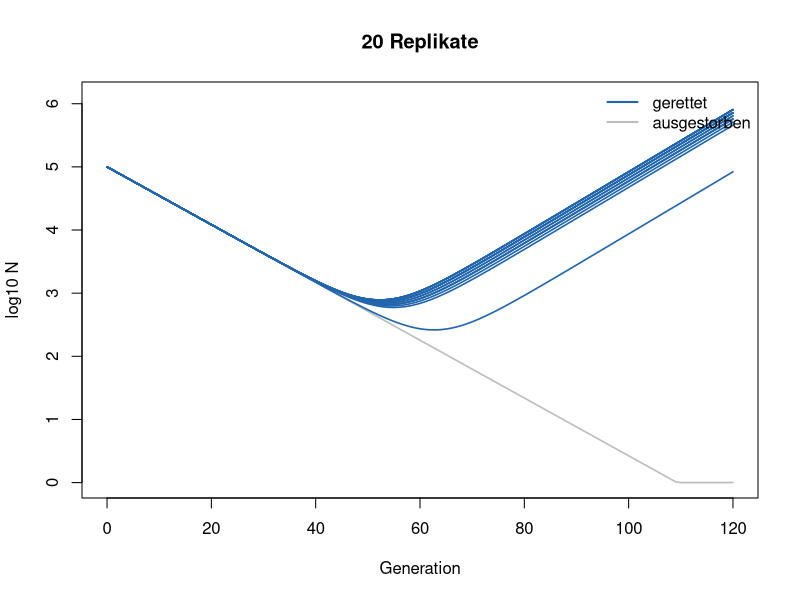
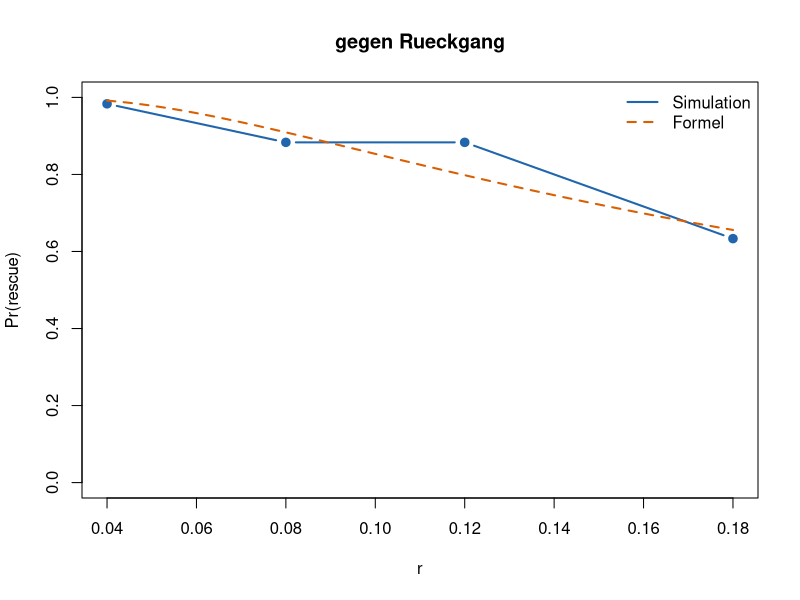
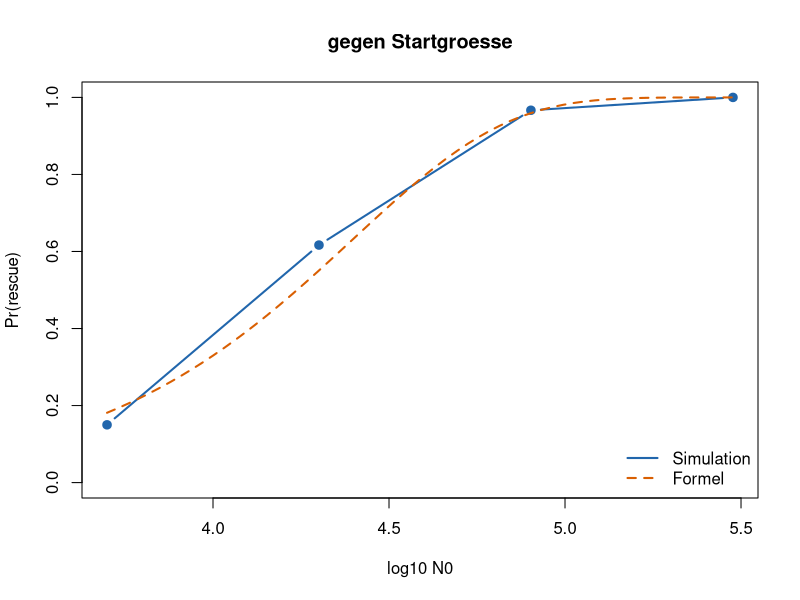

Write R code to recreate these figures, in order.
## ---- chunk 1
p_rescue_approx <- function(N0, r, s, U) {
  1 - exp(-2 * N0 * U * s / pmax(r, 1e-12))
}

one_rescue_run <- function(N0, r, s, U, max_gen = 180) {
  n_wt <- N0
  n_mut <- 0
  established <- FALSE
  N <- numeric(max_gen + 1)
  N[1] <- N0
  u <- min(1, max(0, 2 * s))
  for (t in seq_len(max_gen)) {
    if (!established && n_wt >= 1) {
      n_new <- rpois(1, lambda = U * n_wt)
      if (n_new > 0 && any(runif(n_new) < u)) {
        established <- TRUE
        n_mut <- 1
      }
    }
    n_wt <- n_wt * (1 - r)
    if (n_wt < 1) n_wt <- 0
    if (established) n_mut <- n_mut * (1 + s)
    tot <- n_wt + n_mut
    N[t + 1] <- tot
    if (!established && n_wt < 1) {
      if (t < max_gen) N[(t + 2):(max_gen + 1)] <- 0
      break
    }
  }
  list(rescued = established && (n_wt + n_mut) >= 1,
       N = pmax(N, 0), generation = 0:max_gen)
}

rescue_rate <- function(N0, r, s, U, n_reps = 80, max_gen = 160) {
  mean(replicate(n_reps, one_rescue_run(N0, r, s, U, max_gen)$rescued))
}
## ---- chunk 2
set.seed(10)
N0 <- 1e5
r <- 0.10
s <- 0.12
U <- 2e-5
plot(NA, xlim = c(0, 120), ylim = c(0, 6.1),
     xlab = "Generation", ylab = "log10 N",
     main = "20 Replikate")
for (i in 1:20) {
  run <- one_rescue_run(N0, r, s, U, 120)
  col <- if (run$rescued) "#2166ac" else "#bdbdbd"
  lines(run$generation, log10(pmax(run$N, 1)), col = col, lwd = 1.6)
}
legend("topright", c("gerettet", "ausgestorben"),
       col = c("#2166ac", "#bdbdbd"), lwd = 2, bty = "n")
## ---- chunk 3
set.seed(10)
N0 <- 8e4
s <- 0.08
U <- 1.5e-5
r_grid <- c(0.04, 0.08, 0.12, 0.18)  # Parameter aendern
n_reps <- 60
p_hat <- numeric(length(r_grid))
for (i in seq_along(r_grid)) {
  p_hat[i] <- rescue_rate(N0, r_grid[i], s, U, n_reps = n_reps)
}
plot(r_grid, p_hat, type = "b", pch = 19, lwd = 2, col = "#2166ac",
     ylim = c(0, 1), xlab = "r", ylab = "Pr(rescue)",
     main = "gegen Rueckgang")
r_line <- seq(min(r_grid), max(r_grid), length.out = 60)
lines(r_line, p_rescue_approx(N0, r_line, s, U),
      lwd = 2, lty = 2, col = "#d95f02")
legend("topright", c("Simulation", "Formel"),
       col = c("#2166ac", "#d95f02"), lwd = 2, lty = c(1, 2), bty = "n")
## ---- chunk 4
set.seed(10)
s <- 0.10
U <- 2e-5
r <- 0.10
N0_grid <- c(5e3, 2e4, 8e4, 3e5)  # Parameter aendern
p_n <- numeric(length(N0_grid))
for (i in seq_along(N0_grid)) {
  p_n[i] <- rescue_rate(N0_grid[i], r, s, U, n_reps = 60)
}
plot(log10(N0_grid), p_n, type = "b", pch = 19, lwd = 2, col = "#2166ac",
     ylim = c(0, 1), xlab = "log10 N0", ylab = "Pr(rescue)",
     main = "gegen Startgroesse")
n_line <- 10^seq(log10(min(N0_grid)), log10(max(N0_grid)), length.out = 60)
lines(log10(n_line), p_rescue_approx(n_line, r, s, U),
      lwd = 2, lty = 2, col = "#d95f02")
legend("bottomright", c("Simulation", "Formel"),
       col = c("#2166ac", "#d95f02"), lwd = 2, lty = c(1, 2), bty = "n")
